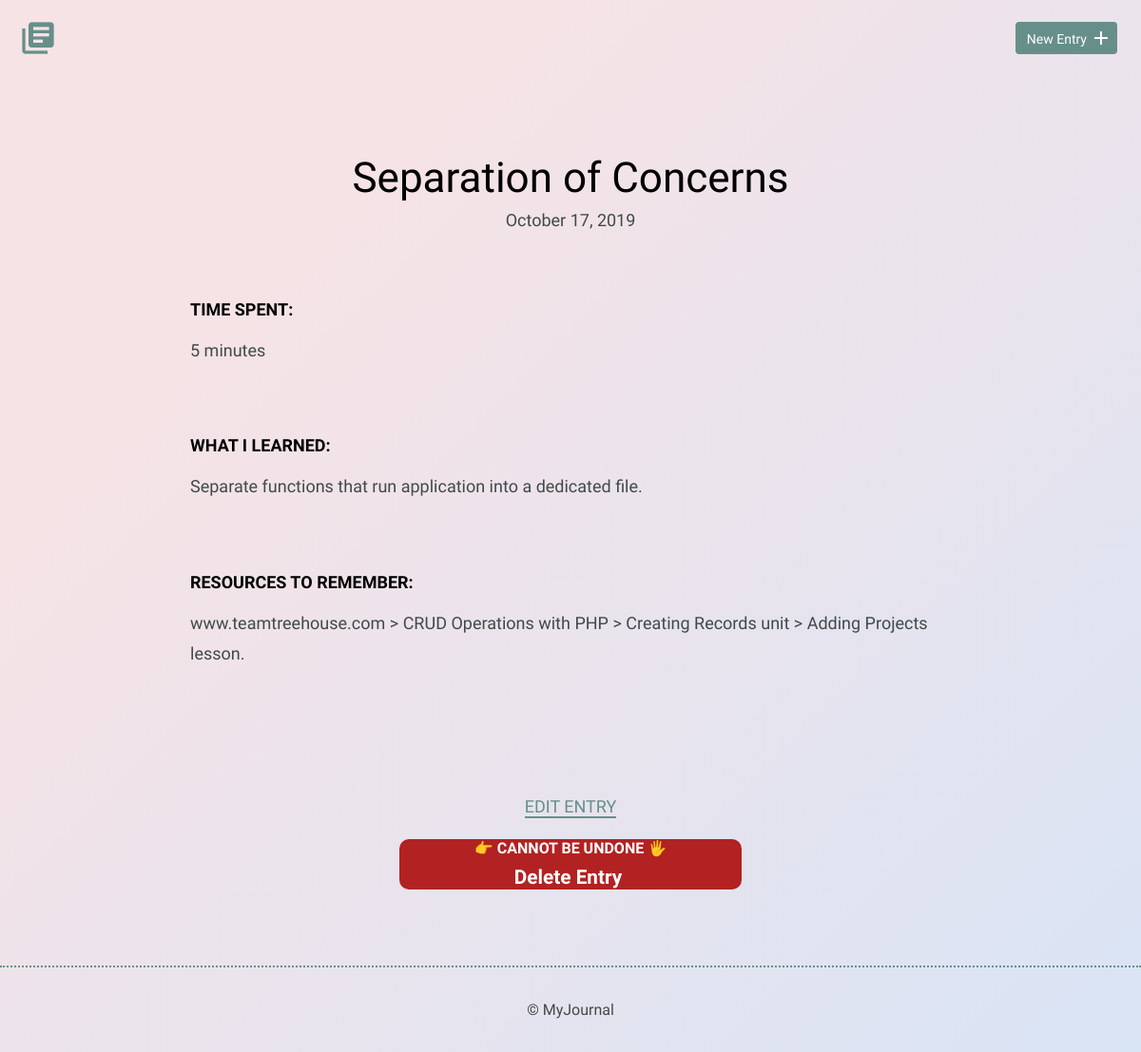
The page /detail.php?id=5 on the database its author committed.
### tables this page shows
CREATE TABLE "entries" (
	"id"	INTEGER,
	"title"	TEXT,
	"date"	TEXT,
	"time_spent"	INTEGER,
	"learned"	BLOB,
	"resources"	BLOB,
	"tag_id"	INTEGER,
	PRIMARY KEY("id")
);

### inc/functions.php (called while the page is built, shortened)
<?php
function get_single_entry($id) {
	include 'inc/dbconnection.php';
	$get_entry = "SELECT id, title, date, time_spent, learned, resources
								FROM entries
								WHERE id = ?";
	if (isset($_GET['id'])) {
		try {
			$results = $db->prepare($get_entry);
			$results->bindValue(1, $id, PDO::PARAM_INT);
			$results->execute();
		} catch (Connection $e) {
				$e->getMessage();
				return array();
		}
	}
	return $results->fetch(PDO::FETCH_ASSOC);
}

### detail.php (the view, shortened to what this page needs)
<?php
	include 'inc/head.php';
	include 'inc/functions.php';
	$single_entry = get_single_entry($_GET['id']);
	$date_convert= explode("-", $single_entry['date']);
		$month = '';
		$day = $date_convert[2];
		$year = $date_convert[0];
		switch ($date_convert[1]) {
				case '10':
				$month = 'October';
				break;
		}
?>
    <body>
        <header>
            <div class="container">
                <div class="site-header">
                    <a class="logo" href="index.php"><i class="material-icons">library_books</i></a>
                    <a class="button icon-right" href="new.php"><span>New Entry</span> <i class="material-icons">add</i></a>
                </div>
            </div>
        </header>
        <section>
            <div class="container">
                <div class="entry-list single">
                    <article>
												<h1><?php echo $single_entry['title']; ?></h1>
                        <time datetime="2016-01-31"><?php echo $month . ' ' . $day . ', ' . $year; ?></time>
                        <div class="entry">
                            <h3>Time Spent: </h3>
                            <p><?php echo $single_entry['time_spent']; ?> minutes</p>
                        </div>
                        <div class="entry">
                            <h3>What I Learned:</h3>
                            <p><?php echo $single_entry['learned']; ?></p>
                        </div>
                        <div class="entry">
                            <h3>Resources to Remember:</h3>
                            <p><?php echo $single_entry['resources']; ?></p>
                        </div>
                    </article>
                </div>
            </div>
            <div class="edit">
                <p><a href="edit.php?id=<?php echo $single_entry['id'];?>">Edit Entry</a></p>
								<form class='delete-form'
								method="POST" action="">
									<label for="delete-entry">&#128073; CANNOT BE UNDONE &#128400;</label>
									<input type="submit" class="delete-btn" name="deleteEntry" value="Delete Entry">
								</form>
            </div>
        </section>
				<?php include 'inc/footer.php'; ?>

### css/site.css (style rules this page uses)
body { background-color: #d9e4f5; background-image: linear-gradient(315deg, #d9e4f5 0%, #f5e3e6 74%); font-size: 16px; color: #404a49; font-family: 'Cousine', serif; font-weight: 400; }
.container { margin: 0 auto; padding: 0 25px; }
header .site-header { margin: 0 auto; height: 95px; }
header .logo i { color: #678f89; margin: 20px 0 0 -5px; float: left; font-size: 40px; }
header .button { float: right; margin: 33px 0 0 0; }
.button { padding: 8px 10px 6px 10px; background: #678f89; border: 2px solid #678f89; border-radius: 4px; text-decoration: none; color: #FFF; position: relative; text-align: center; font-size: 14px; }
.button.icon-right { padding-right: 30px; top: -10px; }
.button.icon-right i { position: absolute; top: 3px; right: 3px; }
h1, h2, h3 { margin: 0; font-weight: 400; line-height: 1em; color: #000; }
h1 { font-size: 44px; margin-bottom: 12px; }
h3 { font-size: 18px; font-family: 'Work Sans', serif; font-weight: 600; text-transform: uppercase; }
p { line-height: 1.8em; font-size: 18px; }
p a { border-bottom: 2px solid #678f89; padding: 0; color: #678f89; text-decoration: none; }
.entry-list, .edit-entry, .new-entry { max-width: 800px; margin: 0 auto; padding: 70px 0 150px 0; }
.entry-list article { margin-bottom: 70px; text-align: center; }
.entry-list article:last-child { margin-bottom: 0; }
.entry-list.single { padding-bottom: 70px; }
.entry-list.single time { font-size: 18px; }
.entry { max-width: 800px; margin: 75px auto 0 auto; text-align: left; }
.entry p { margin-bottom: 40px; }
.edit { padding-bottom: 80px; text-align: center; margin: 0 auto; }
.edit a { font-weight: 400; text-transform: uppercase; font-size: 18px; }
form label { display: block; margin-bottom: 8px; }
input[type=submit] { margin-right: 5px; }
.delete-btn { font-size: 1.3em; background-color: firebrick; color: white; font-weight: bold; border: none; }
.delete-form { background-color: firebrick; font-weight: bold; color: white; border-radius: 10px; width: 30%; margin-left: 35%; }

### rows shown on the page
entries: title "Separation of Concerns", date "October", date "17", date "2019", time_spent "5", learned "Separate functions that run application into a dedicated file.", resources "www.teamtreehouse.com > CRUD Operations with PHP > Creating Records unit > Adding Projects lesson."
